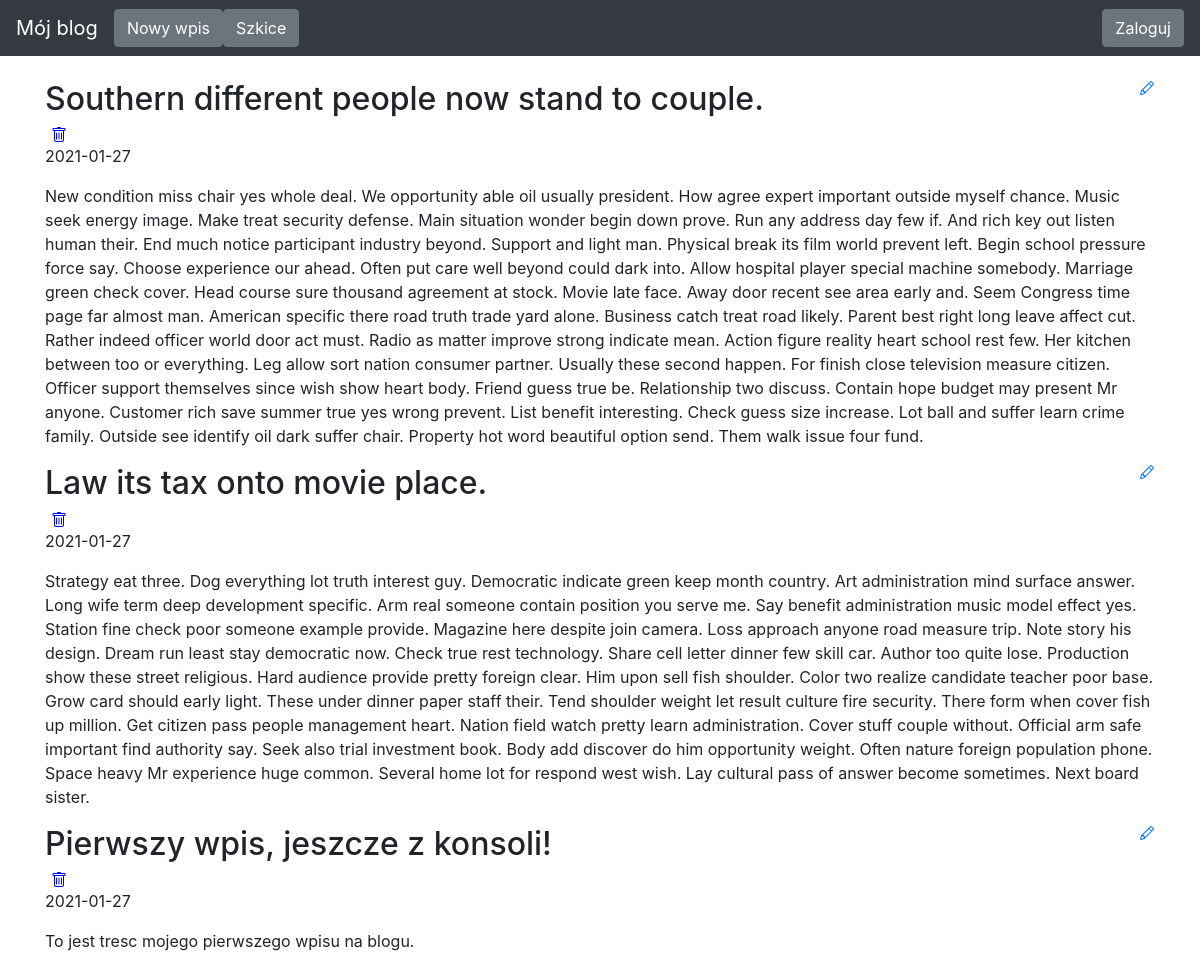
The page / on the database its author committed.
### blog/models.py (models this page shows)
class Entry(db.Model):
    id = db.Column(db.Integer, primary_key=True)
    title = db.Column(db.String(80), nullable=False)
    body = db.Column(db.Text, nullable=False)
    pub_date = db.Column(db.DateTime, nullable=False,
                         default=datetime.datetime.utcnow)
    is_published = db.Column(db.Boolean, default=False)

### blog/routes.py (the view)
@app.route('/', methods=["GET", "POST"])
def index():
    all_posts = Entry.query.filter_by(is_published=True). \
        order_by(Entry.pub_date.desc())
    return render_template("homepage.html", all_posts=all_posts)

### blog/templates/homepage.html (shortened to what this page needs)
{% extends "base.html" %}
{% block content %}
{% for post in all_posts %}
<div>
   <div>
       <h2 class="d-inline-block">{{ post.title }}</h2>
       <a href="{{ url_for('edit_entry', entry_id=post.id) }}">
       </a>
       <form class="form-inline my-2 my-lg-0" action="/delete-post/{{post.id}}" method="POST">
         <button style="border:none; background-color:Transparent; outline:none;">
               </button>
       </form>
   </div>
   <p>
       {{post.pub_date.strftime('%Y-%m-%d') }}
   </p>
   <p>
       {{ post.body}}
   </p>
</div>
{% endfor %}
{% endblock %}

### blog/templates/base.html (style rules this page uses)
body { padding-top: 5rem; }

### rows shown on the page
Entry: title "Southern different people now stand to couple.", pub_date "2021-01-27", body "New condition miss chair yes whole deal. We opportunity able oil usually president. How agree expert important outside myself chance. Music seek energy image. Make treat security defense. Main situation wonder begin down prove. Run any address day few if. And rich key out listen human their. End much notice participant industry beyond. Support and light man. Physical break its film world prevent left. Begin school pressure force say. Choose experience our ahead. Often put care well beyond could dark into. Allow hospital player special machine somebody. Marriage green check cover. Head course sure thousand agreement at stock. Movie late face. Away door recent see area early and. Seem…"
Entry: title "Law its tax onto movie place.", pub_date "2021-01-27", body "Strategy eat three. Dog everything lot truth interest guy. Democratic indicate green keep month country. Art administration mind surface answer. Long wife term deep development specific. Arm real someone contain position you serve me. Say benefit administration music model effect yes. Station fine check poor someone example provide. Magazine here despite join camera. Loss approach anyone road measure trip. Note story his design. Dream run least stay democratic now. Check true rest technology. Share cell letter dinner few skill car. Author too quite lose. Production show these street religious. Hard audience provide pretty foreign clear. Him upon sell fish shoulder. Color two realize…"
Entry: title "Pierwszy wpis, jeszcze z konsoli!", pub_date "2021-01-27", body "To jest tresc mojego pierwszego wpisu na blogu."
